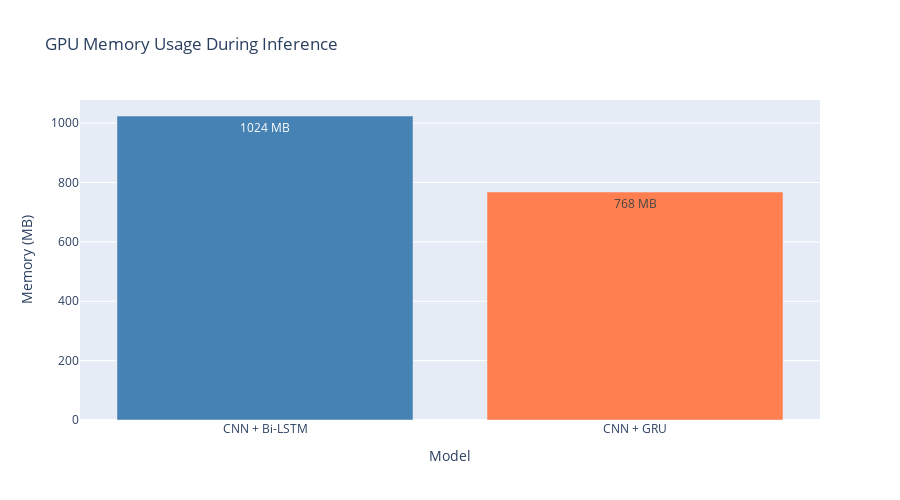

Here is the notebook cell this chart was saved with:
### Code cell
# Memory usage comparison
fig = go.Figure()

fig.add_trace(go.Bar(
    x=df_inference['Model'],
    y=df_inference['GPU Memory (MB)'],
    marker_color=['steelblue', 'coral'],
    text=df_inference['GPU Memory (MB)'],
    texttemplate='%{text} MB',
    textposition='auto',
))

fig.update_layout(
    title='GPU Memory Usage During Inference',
    xaxis_title='Model',
    yaxis_title='Memory (MB)',
    height=500,
    showlegend=False
)
fig.show()

memory_saving = ((df_inference.loc[0, 'GPU Memory (MB)'] - df_inference.loc[1, 'GPU Memory (MB)']) / 
                 df_inference.loc[0, 'GPU Memory (MB)']) * 100
print(f"\n💡 GRU uses {memory_saving:.1f}% less GPU memory")

### Figure 1 — Plotly figure (JSON) as saved in the notebook; plotly's stock layout.template omitted (floating-point values rounded to 4 significant figures)
{"data": [{"marker": {"color": ["steelblue", "coral"]}, "text": [1024.0, 768.0], "textposition": "auto", "texttemplate": "%{text} MB", "type": "bar", "x": ["CNN + Bi-LSTM", "CNN + GRU"], "y": [1024, 768]}], "layout": {"height": 500, "showlegend": false, "title": {"text": "GPU Memory Usage During Inference"}, "xaxis": {"title": {"text": "Model"}}, "yaxis": {"title": {"text": "Memory (MB)"}}}}
